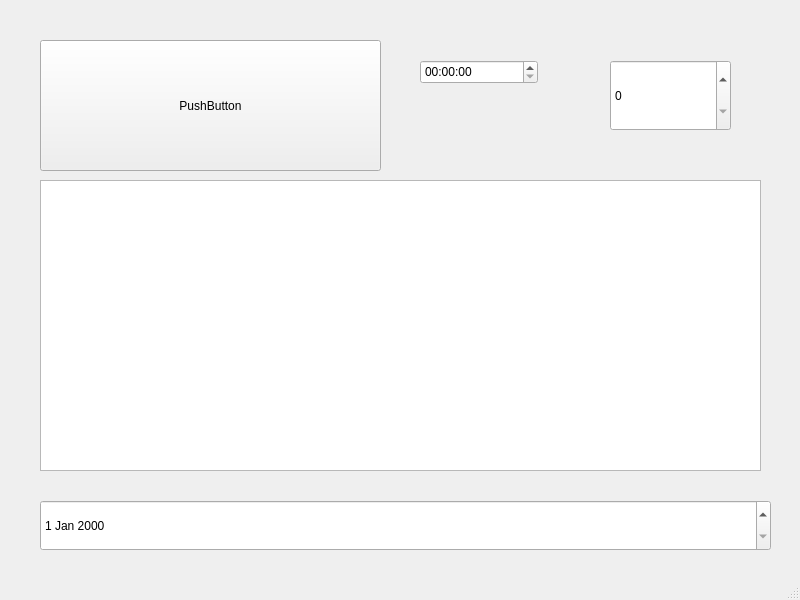
<?xml version="1.0" encoding="UTF-8"?>
<ui version="4.0">
 <class>MainWindow</class>
 <widget class="QMainWindow" name="MainWindow">
  <property name="geometry">
   <rect>
    <x>0</x>
    <y>0</y>
    <width>800</width>
    <height>600</height>
   </rect>
  </property>
  <property name="sizePolicy">
   <sizepolicy hsizetype="Fixed" vsizetype="Fixed">
    <horstretch>0</horstretch>
    <verstretch>0</verstretch>
   </sizepolicy>
  </property>
  <property name="minimumSize">
   <size>
    <width>800</width>
    <height>600</height>
   </size>
  </property>
  <property name="maximumSize">
   <size>
    <width>800</width>
    <height>600</height>
   </size>
  </property>
  <property name="windowTitle">
   <string>MainWindow</string>
  </property>
  <widget class="QWidget" name="centralwidget">
   <widget class="QPushButton" name="pushButton">
    <property name="geometry">
     <rect>
      <x>40</x>
      <y>40</y>
      <width>341</width>
      <height>131</height>
     </rect>
    </property>
    <property name="text">
     <string>PushButton</string>
    </property>
   </widget>
   <widget class="QPlainTextEdit" name="plainTextEdit">
    <property name="geometry">
     <rect>
      <x>40</x>
      <y>180</y>
      <width>721</width>
      <height>291</height>
     </rect>
    </property>
   </widget>
   <widget class="QDateEdit" name="dateEdit">
    <property name="geometry">
     <rect>
      <x>40</x>
      <y>500</y>
      <width>731</width>
      <height>51</height>
     </rect>
    </property>
   </widget>
   <widget class="QTimeEdit" name="timeEdit">
    <property name="geometry">
     <rect>
      <x>420</x>
      <y>60</y>
      <width>118</width>
      <height>24</height>
     </rect>
    </property>
   </widget>
   <widget class="QSpinBox" name="spinBox">
    <property name="geometry">
     <rect>
      <x>610</x>
      <y>60</y>
      <width>121</width>
      <height>71</height>
     </rect>
    </property>
   </widget>
  </widget>
  <widget class="QStatusBar" name="statusbar"/>
 </widget>
 <resources/>
 <connections/>
</ui>
